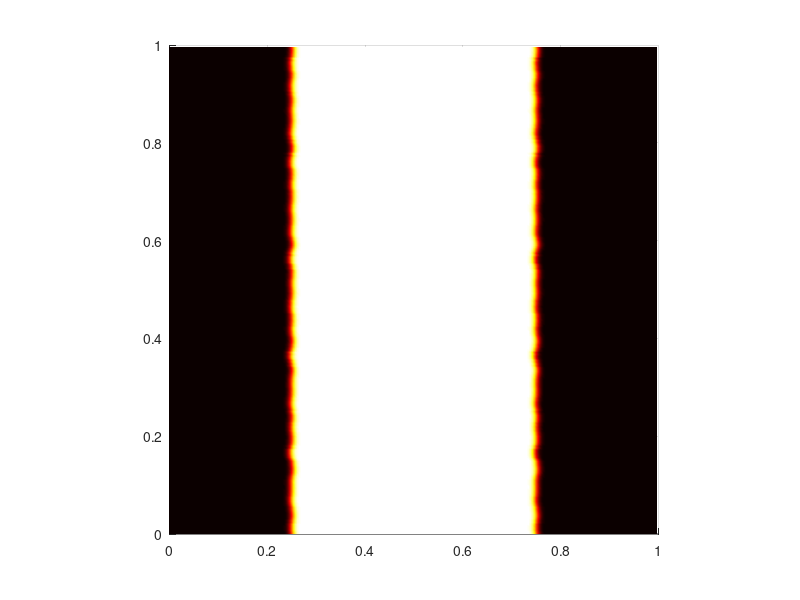

Write MATLAB code to recreate this figure. (Note: this script raises an error after producing the figure.)
clear all;
close all;

L = 1; N = 256;
x = 0:L/N:L; x = x(1:N); y = x;
dx = x(2) - x(1);
[xx,yy] = meshgrid(x,y);
rnd = (-1/N)+(2/N)*rand(1,N);
yr = repmat((y+rnd)',1,N); % Perturbed y coordinate
w = [20 21 30 31 40]; % Fourier modes in the perturbed front
p = 0*yy;
for iw = 1:length(w)
p = p + 0.004*(rand-0.5)*cos(w(iw)*pi*yr+rand*iw);
end
c = 0.5*(erfc(100*(p+xx-0.75*L)) - erfc(100*(p+xx-0.25*L)));

figure(1);
colormap('hot');
surf(xx,yy,-ones(size(xx)), c, 'edgecolor', 'none', 'facecolor', 'interp');
caxis([0 1]);
view([0 0 1]);
axis equal square;

Pe = 2500;
R = 1;

t = 0;
tf = 4;
u = zeros([size(c) 2]);
ubg = zeros(size(u));
ubg(:, :, 1) = 1;

step = 0;

figure(2);
while t < tf
    umag = sqrt(squeeze(u(:,:,1)).^2 + squeeze(u(:,:,2)).^2);
    dt_adv = dx / (max(1e-8, max(umag(:))));
    dt_diff = Pe * dx * dx;
    dt = 0.1 * min(dt_adv, dt_diff);

    c = calculate_new_concentration(c, u, ubg, L, L, Pe, dt);
    [u, psi_tilde_hat] = calculate_new_velocity(c, u, ubg, L, L, R);

    if (mod(step, 50) == 0)
        subplot(2,1,1);
        surf(xx,yy,-ones(size(xx)), c, 'edgecolor', 'none', 'facecolor', 'interp');
        title(sprintf('t=%g', t));
        % caxis([0 1]);
        colorbar;
        view([0 0 1]);
        axis equal square;
        drawnow;

        subplot(2,1,2);
        ux(:,:) = u(:,:,1) + ubg(:,:,1); 
        uy(:,:) = u(:,:,2) + ubg(:,:,2); 
        ux(:,:) = u(:,:,1); 
        uy(:,:) = u(:,:,2); 
        quiver(xx,yy,ux,uy);
        axis equal square;
        drawnow;
    end

    t = t + dt;
    step = step + 1;
end

% var(c(:));
